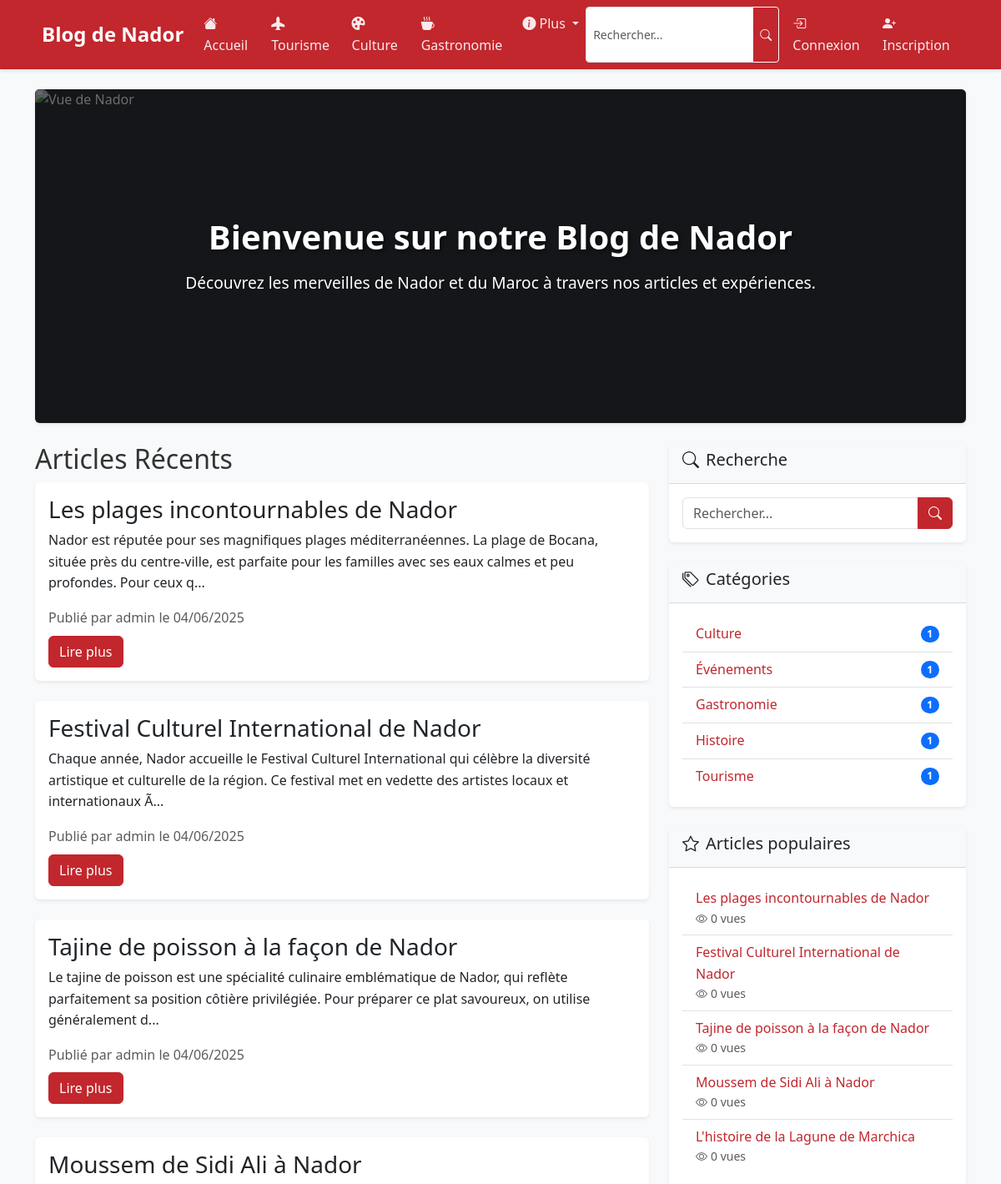
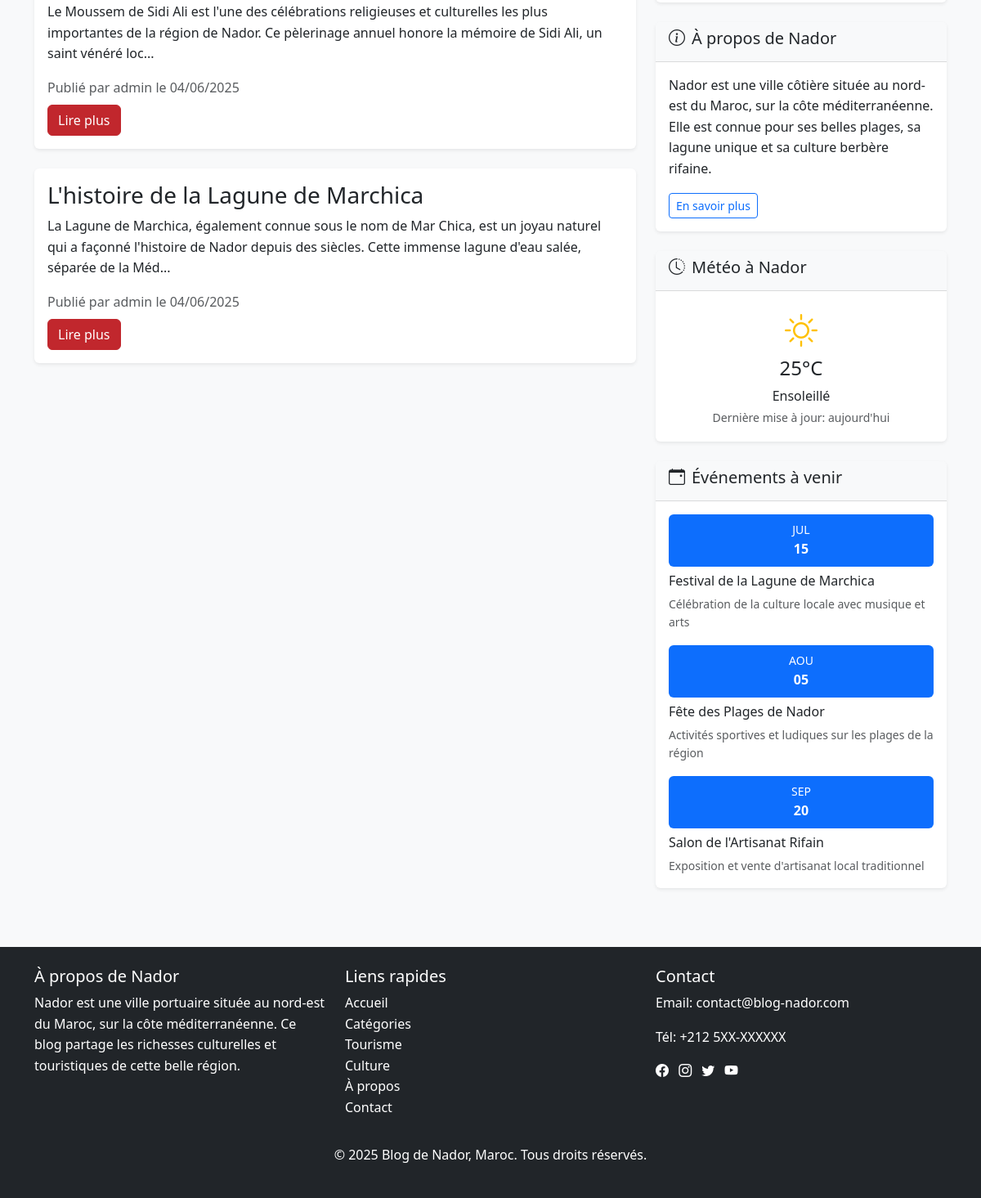
The page / on the database its author committed (2 pictures, top to bottom).
### tables this page shows
CREATE TABLE IF NOT EXISTS posts (
    id INT AUTO_INCREMENT PRIMARY KEY,
    user_id INT NOT NULL,
    category_id INT NOT NULL,
    title VARCHAR(255) NOT NULL,
    slug VARCHAR(255) NOT NULL UNIQUE,
    content TEXT NOT NULL,
    image VARCHAR(255),
    status ENUM('draft', 'published') DEFAULT 'published',
    views INT DEFAULT 0,
    created_at DATETIME DEFAULT CURRENT_TIMESTAMP,
    updated_at DATETIME DEFAULT CURRENT_TIMESTAMP ON UPDATE CURRENT_TIMESTAMP,
    FOREIGN KEY (user_id) REFERENCES users(id) ON DELETE CASCADE,
    FOREIGN KEY (category_id) REFERENCES categories(id) ON DELETE CASCADE
);

CREATE TABLE IF NOT EXISTS users (
    id INT AUTO_INCREMENT PRIMARY KEY,
    username VARCHAR(50) NOT NULL UNIQUE,
    email VARCHAR(100) NOT NULL UNIQUE,
    password VARCHAR(255) NOT NULL,
    role ENUM('user', 'admin') DEFAULT 'user',
    created_at DATETIME DEFAULT CURRENT_TIMESTAMP,
    updated_at DATETIME DEFAULT CURRENT_TIMESTAMP ON UPDATE CURRENT_TIMESTAMP
);

CREATE TABLE IF NOT EXISTS categories (
    id INT AUTO_INCREMENT PRIMARY KEY,
    name VARCHAR(50) NOT NULL UNIQUE,
    description TEXT,
    slug VARCHAR(50) NOT NULL UNIQUE,
    created_at DATETIME DEFAULT CURRENT_TIMESTAMP,
    updated_at DATETIME DEFAULT CURRENT_TIMESTAMP ON UPDATE CURRENT_TIMESTAMP
);

### index.php (the view, shortened to what this page needs)
<?php
$conn = mysqli_connect(DB_HOST, DB_USER, DB_PASS, DB_NAME);
$query = "SELECT posts.*, users.username FROM posts
          INNER JOIN users ON posts.user_id = users.id
          ORDER BY created_at DESC
          LIMIT 5";
$result = mysqli_query($conn, $query);
$posts = mysqli_fetch_all($result, MYSQLI_ASSOC);
include 'includes/header.php';
?>
<div class="container mt-4">
    <div class="hero-section mb-4">
        <div class="card bg-dark text-white">
            <img src="assets/images/nador-view.jpg" class="card-img hero-img" alt="Vue de Nador">
            <div class="card-img-overlay hero-overlay">
                <div class="hero-content">
                    <h1 class="card-title">Bienvenue sur notre Blog de Nador</h1>
                    <p class="card-text">Découvrez les merveilles de Nador et du Maroc à travers nos articles et expériences.</p>
                </div>
            </div>
        </div>
    </div>
    <div class="row">
        <div class="col-md-8">
            <h2>Articles Récents</h2>
            <?php if (count($posts) > 0): ?>
                <?php foreach ($posts as $post): ?>
                    <div class="card mb-4">
                        <div class="card-body">
                            <h3 class="card-title"><?php echo $post['title']; ?></h3>
                            <p class="card-text">
                                <?php echo substr($post['content'], 0, 200) . '...'; ?>
                            </p>
                            <div class="text-muted mb-2">
                                Publié par <?php echo $post['username']; ?> le
                                <?php echo date('d/m/Y', strtotime($post['created_at'])); ?>
                            </div>
                            <a href="post.php?id=<?php echo $post['id']; ?>" class="btn btn-primary">Lire plus</a>
                        </div>
                    </div>
                <?php endforeach; ?>
            <?php else: ?>
                <p>Aucun article disponible pour le moment.</p>
            <?php endif; ?>
        </div>
        <div class="col-md-4">
            <?php include 'includes/sidebar.php'; ?>
        </div>
    </div>
</div>
<?php include 'includes/footer.php'; ?>

### includes/sidebar.php (shortened to what this page needs)
<div class="card mb-4">
    <div class="card-header">
        <h5><i class="bi bi-search me-2"></i>Recherche</h5>
    </div>
    <div class="card-body">
        <form action="search.php" method="GET">
            <div class="input-group">
                <input type="text" name="q" class="form-control" placeholder="Rechercher...">
                <button class="btn btn-primary" type="submit"><i class="bi bi-search"></i></button>
            </div>
        </form>
    </div>
</div>
<div class="card mb-4">
    <div class="card-header">
        <h5><i class="bi bi-tags me-2"></i>Catégories</h5>
    </div>
    <div class="card-body">
        <?php
        $cat_query = "SELECT id, name, slug FROM categories ORDER BY name";
        $cat_result = mysqli_query($conn, $cat_query);
        $categories = mysqli_fetch_all($cat_result, MYSQLI_ASSOC);
        ?>
        <ul class="list-group list-group-flush">
            <?php foreach ($categories as $category): ?>
                <li class="list-group-item d-flex justify-content-between align-items-center">
                    <a href="categories.php?slug=<?php echo $category['slug']; ?>" class="text-decoration-none">
                        <?php echo $category['name']; ?>
                    </a>
                    <?php
                    $count_query = "SELECT COUNT(*) as count FROM posts WHERE category_id = " . $category['id'];
                    $count_result = mysqli_query($conn, $count_query);
                    $count = mysqli_fetch_assoc($count_result)['count'];
                    ?>
                    <span class="badge bg-primary rounded-pill"><?php echo $count; ?></span>
                </li>
            <?php endforeach; ?>
        </ul>
    </div>
</div>
<div class="card mb-4">
    <div class="card-header">
        <h5><i class="bi bi-star me-2"></i>Articles populaires</h5>
    </div>
    <div class="card-body">
        <?php
        $popular_query = "SELECT id, title, views FROM posts ORDER BY views DESC LIMIT 5";
        $popular_result = mysqli_query($conn, $popular_query);
        $popular_posts = mysqli_fetch_all($popular_result, MYSQLI_ASSOC);
        ?>
        <ul class="list-group list-group-flush">
            <?php foreach ($popular_posts as $post): ?>
                <li class="list-group-item">
                    <a href="post.php?id=<?php echo $post['id']; ?>" class="text-decoration-none">
                        <?php echo $post['title']; ?>
                    </a>
                    <div class="small text-muted">
                        <i class="bi bi-eye me-1"></i><?php echo $post['views']; ?> vues
                    </div>
                </li>
            <?php endforeach; ?>
        </ul>
    </div>
</div>
<div class="card mb-4">
    <div class="card-header">
        <h5><i class="bi bi-info-circle me-2"></i>À propos de Nador</h5>
    </div>
    <div class="card-body">
        <p>Nador est une ville côtière située au nord-est du Maroc, sur la côte méditerranéenne. Elle est connue pour ses belles plages, sa lagune unique et sa culture berbère rifaine.</p>
        <a href="about.php" class="btn btn-sm btn-outline-primary">En savoir plus</a>
    </div>
</div>
<div class="card mb-4">
    <div class="card-header">
        <h5><i class="bi bi-clock-history me-2"></i>Météo à Nador</h5>
    </div>
    <div class="card-body text-center">
        <div class="weather-widget">
            <i class="bi bi-sun fs-1 text-warning mb-2"></i>
            <h4>25°C</h4>
            <p class="mb-0">Ensoleillé</p>
            <small class="text-muted">Dernière mise à jour: aujourd'hui</small>
        </div>
    </div>
</div>
<div class="card mb-4">
    <div class="card-header">
        <h5><i class="bi bi-calendar-event me-2"></i>Événements à venir</h5>
    </div>
    <div class="card-body">
        <div class="event-item mb-3">
            <div class="event-date bg-primary text-white p-2 text-center rounded mb-2">
                <div class="event-month small">JUL</div>
                <div class="event-day fw-bold">15</div>
            </div>
            <h6>Festival de la Lagune de Marchica</h6>
            <p class="small text-muted mb-0">Célébration de la culture locale avec musique et arts</p>
        </div>
        <div class="event-item mb-3">
            <div class="event-date bg-primary text-white p-2 text-center rounded mb-2">
                <div class="event-month small">AOU</div>
                <div class="event-day fw-bold">05</div>
            </div>
            <h6>Fête des Plages de Nador</h6>
            <p class="small text-muted mb-0">Activités sportives et ludiques sur les plages de la région</p>
        </div>
        <div class="event-item">
            <div class="event-date bg-primary text-white p-2 text-center rounded mb-2">
                <div class="event-month small">SEP</div>
                <div class="event-day fw-bold">20</div>
            </div>
            <h6>Salon de l'Artisanat Rifain</h6>
            <p class="small text-muted mb-0">Exposition et vente d'artisanat local traditionnel</p>
        </div>
    </div>
</div>

### rows shown on the page
posts: title "Les plages incontournables de Nador", content "Nador est réputée pour ses magnifiques plages méditerranéennes. La plage de Bocana, située près du centre-ville, est parfaite pour les familles avec ses eaux calmes et peu profondes. Pour ceux q", user.username "admin", created_at "04/06/2025", views "0"
posts: title "Festival Culturel International de Nador", content "Chaque année, Nador accueille le Festival Culturel International qui célèbre la diversité artistique et culturelle de la région. Ce festival met en vedette des artistes locaux et internationaux Ã", user.username "admin", created_at "04/06/2025", views "0"
posts: title "Tajine de poisson à la façon de Nador", content "Le tajine de poisson est une spécialité culinaire emblématique de Nador, qui reflète parfaitement sa position côtière privilégiée. Pour préparer ce plat savoureux, on utilise généralement d", user.username "admin", created_at "04/06/2025", views "0"
posts: title "Moussem de Sidi Ali à Nador", content "Le Moussem de Sidi Ali est l'une des célébrations religieuses et culturelles les plus importantes de la région de Nador. Ce pèlerinage annuel honore la mémoire de Sidi Ali, un saint vénéré loc", user.username "admin", created_at "04/06/2025", views "0"
posts: title "L'histoire de la Lagune de Marchica", content "La Lagune de Marchica, également connue sous le nom de Mar Chica, est un joyau naturel qui a façonné l'histoire de Nador depuis des siècles. Cette immense lagune d'eau salée, séparée de la Méd", user.username "admin", created_at "04/06/2025", views "0"
categories: name "Culture", count "1"
categories: name "Événements", count "1"
categories: name "Gastronomie", count "1"
categories: name "Histoire", count "1"
categories: name "Tourisme", count "1"
